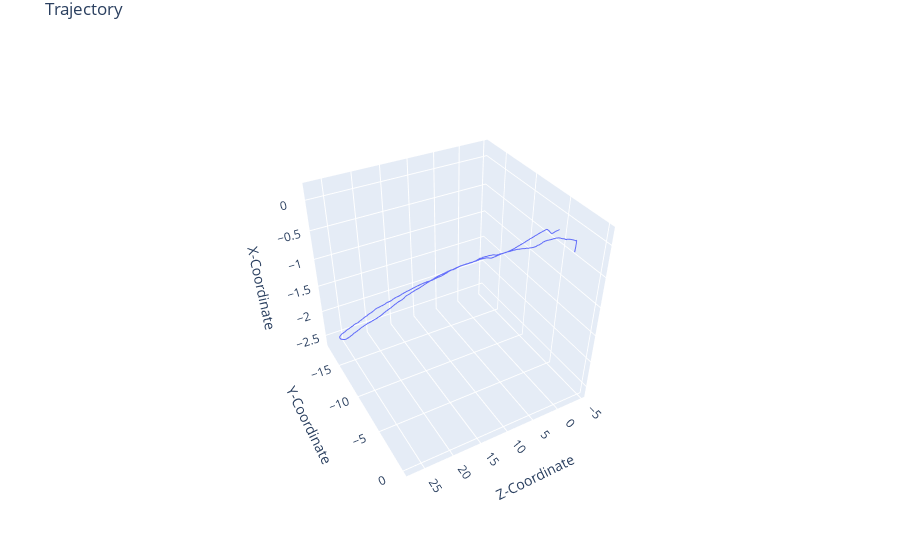

The notebook cell saved with this chart:
### Code cell
# Listen für Delta-Werte
cam_delta_twb_x = []
cam_delta_twb_y = []
cam_delta_twb_z = []

# Trajektoriedaten einlesen
with open(camera_data, 'r') as f:
    for line in f:
        teile = line.split()
        cam_delta_twb_x.append(float(teile[1]))
        cam_delta_twb_y.append(float(teile[2]))
        cam_delta_twb_z.append(float(teile[3]))

# Erstelle interaktiven 3D-Plot
fig = make_subplots(rows=1, cols=1, specs=[[{'type': 'scatter3d'}]])

# Plot hinzufügen
fig.add_trace(go.Scatter3d(x=cam_delta_twb_x, y=cam_delta_twb_y, z=cam_delta_twb_z, mode='lines', name='Trajectory'))

# Layout anpassen
fig.update_layout(title='Trajectory',
                  scene=dict(xaxis=dict(title='Z-Coordinate'),  # Ändere die Beschriftung der Achsen
                             yaxis=dict(title='Y-Coordinate'),
                             zaxis=dict(title='X-Coordinate')),  # Ändere die Beschriftung der Achsen
                  margin=dict(l=0, r=0, t=30, b=0))

# Plot anzeigen
# py.plot(fig, filename='/home/bastian/uni/visual_odometry_playground/orb_slam3/orb_slam3_ws/getrackter_pfad.html')
py.iplot(fig)

### Figure 1 — Plotly figure (JSON) as saved in the notebook; plotly's stock layout.template omitted (floating-point values rounded to 4 significant figures; data arrays with more than 128 entries replaced by an {"elided": "..."} marker saying what was removed)
{"data": [{"mode": "lines", "name": "Trajectory", "type": "scatter3d", "x": {"elided": "884 float values"}, "y": {"elided": "884 float values"}, "z": {"elided": "884 float values"}}], "layout": {"autosize": true, "margin": {"b": 0, "l": 0, "r": 0, "t": 30}, "scene": {"aspectmode": "auto", "aspectratio": {"x": 1, "y": 1, "z": 1}, "camera": {"center": {"x": 0, "y": 0, "z": 0}, "eye": {"x": 1.195, "y": 2.154, "z": 1.871}, "projection": {"type": "perspective"}, "up": {"x": 0, "y": 0, "z": 1}}, "domain": {"x": [0, 1], "y": [0, 1]}, "xaxis": {"title": {"text": "Z-Coordinate"}, "type": "linear"}, "yaxis": {"title": {"text": "Y-Coordinate"}, "type": "linear"}, "zaxis": {"title": {"text": "X-Coordinate"}, "type": "linear"}}, "title": {"text": "Trajectory"}}}
